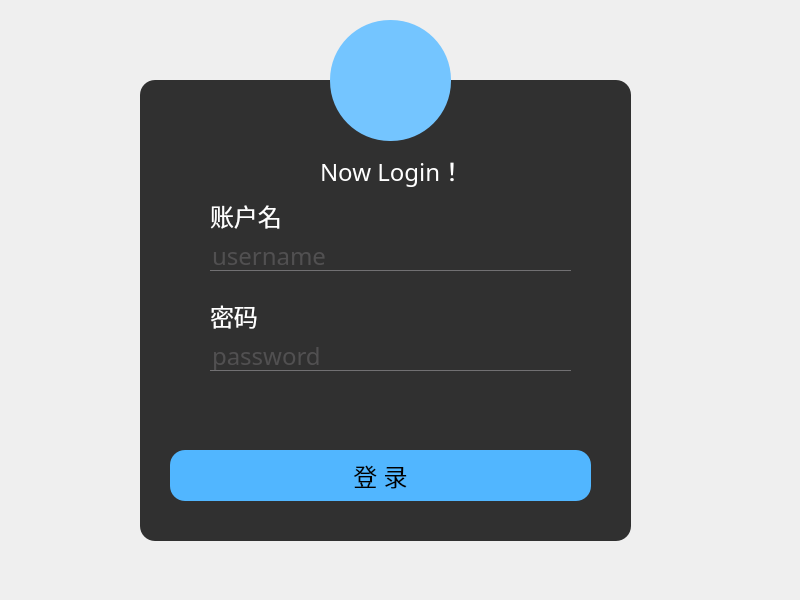
<?xml version="1.0" encoding="UTF-8"?>
<ui version="4.0">
 <class>MainWindow</class>
 <widget class="QMainWindow" name="MainWindow">
  <property name="geometry">
   <rect>
    <x>0</x>
    <y>0</y>
    <width>800</width>
    <height>600</height>
   </rect>
  </property>
  <property name="font">
   <font>
    <family>Century Gothic</family>
    <pointsize>-1</pointsize>
   </font>
  </property>
  <property name="windowTitle">
   <string>nku附属酒店</string>
  </property>
  <property name="windowIcon">
   <iconset>
    <normaloff>../../../../../../pictures/酒店.png</normaloff>../../../../../../pictures/酒店.png</iconset>
  </property>
  <property name="styleSheet">
   <string notr="true">
*{
font-size:24px;
font-family:Century Gothic;
}
QFrame{
background:rgba(0,0,0,0.8);
border-radius:15px;
}
#centralwidget{
border-image:url(D:/pictures/login4.jpg) strectch；
}

#toolButton{
background:red;
border-radius:60px;
}
QLabel{
color:white;
background:transparent;
}
QPushButton{
background:red;;
border-radius:15px;
}
QPushButton:hover{
background:#333;
border-radius:15px;
background:#49ebff;
}
QLineEdit{
background:transparent;
border:none;
color:#717072;
border-bottom:1px solid #717072;
}</string>
  </property>
  <widget class="QWidget" name="centralwidget">
   <property name="font">
    <font>
     <family>Century Gothic</family>
     <pointsize>-1</pointsize>
    </font>
   </property>
   <property name="focusPolicy">
    <enum>Qt::FocusPolicy::WheelFocus</enum>
   </property>
   <property name="contextMenuPolicy">
    <enum>Qt::ContextMenuPolicy::DefaultContextMenu</enum>
   </property>
   <widget class="QFrame" name="frame">
    <property name="geometry">
     <rect>
      <x>140</x>
      <y>80</y>
      <width>491</width>
      <height>461</height>
     </rect>
    </property>
    <property name="font">
     <font>
      <family>Century Gothic</family>
      <pointsize>-1</pointsize>
     </font>
    </property>
    <property name="frameShape">
     <enum>QFrame::Shape::StyledPanel</enum>
    </property>
    <property name="frameShadow">
     <enum>QFrame::Shadow::Raised</enum>
    </property>
    <widget class="QLabel" name="label">
     <property name="geometry">
      <rect>
       <x>180</x>
       <y>70</y>
       <width>151</width>
       <height>41</height>
      </rect>
     </property>
     <property name="font">
      <font>
       <family>Century Gothic</family>
       <pointsize>-1</pointsize>
      </font>
     </property>
     <property name="text">
      <string>Now Login！</string>
     </property>
    </widget>
    <widget class="QLineEdit" name="lineEdit_user">
     <property name="geometry">
      <rect>
       <x>70</x>
       <y>160</y>
       <width>361</width>
       <height>31</height>
      </rect>
     </property>
     <property name="text">
      <string/>
     </property>
     <property name="placeholderText">
      <string>username</string>
     </property>
    </widget>
    <widget class="QLineEdit" name="lineEdit_password">
     <property name="geometry">
      <rect>
       <x>70</x>
       <y>260</y>
       <width>361</width>
       <height>31</height>
      </rect>
     </property>
     <property name="font">
      <font>
       <family>Century Gothic</family>
       <pointsize>-1</pointsize>
      </font>
     </property>
     <property name="contextMenuPolicy">
      <enum>Qt::ContextMenuPolicy::DefaultContextMenu</enum>
     </property>
     <property name="locale">
      <locale language="Chinese" country="China"/>
     </property>
     <property name="text">
      <string/>
     </property>
     <property name="echoMode">
      <enum>QLineEdit::EchoMode::Password</enum>
     </property>
     <property name="placeholderText">
      <string>password</string>
     </property>
    </widget>
    <widget class="QPushButton" name="pushButton">
     <property name="geometry">
      <rect>
       <x>30</x>
       <y>370</y>
       <width>421</width>
       <height>51</height>
      </rect>
     </property>
     <property name="palette">
      <palette>
       <active>
        <colorrole role="Button">
         <brush brushstyle="SolidPattern">
          <color alpha="255">
           <red>81</red>
           <green>182</green>
           <blue>255</blue>
          </color>
         </brush>
        </colorrole>
        <colorrole role="Base">
         <brush brushstyle="SolidPattern">
          <color alpha="255">
           <red>81</red>
           <green>182</green>
           <blue>255</blue>
          </color>
         </brush>
        </colorrole>
        <colorrole role="Window">
         <brush brushstyle="SolidPattern">
          <color alpha="255">
           <red>81</red>
           <green>182</green>
           <blue>255</blue>
          </color>
         </brush>
        </colorrole>
       </active>
       <inactive>
        <colorrole role="Button">
         <brush brushstyle="SolidPattern">
          <color alpha="255">
           <red>81</red>
           <green>182</green>
           <blue>255</blue>
          </color>
         </brush>
        </colorrole>
        <colorrole role="Base">
         <brush brushstyle="SolidPattern">
          <color alpha="255">
           <red>81</red>
           <green>182</green>
           <blue>255</blue>
          </color>
         </brush>
        </colorrole>
        <colorrole role="Window">
         <brush brushstyle="SolidPattern">
          <color alpha="255">
           <red>81</red>
           <green>182</green>
           <blue>255</blue>
          </color>
         </brush>
        </colorrole>
       </inactive>
       <disabled>
        <colorrole role="Button">
         <brush brushstyle="SolidPattern">
          <color alpha="255">
           <red>81</red>
           <green>182</green>
           <blue>255</blue>
          </color>
         </brush>
        </colorrole>
        <colorrole role="Base">
         <brush brushstyle="SolidPattern">
          <color alpha="255">
           <red>81</red>
           <green>182</green>
           <blue>255</blue>
          </color>
         </brush>
        </colorrole>
        <colorrole role="Window">
         <brush brushstyle="SolidPattern">
          <color alpha="255">
           <red>81</red>
           <green>182</green>
           <blue>255</blue>
          </color>
         </brush>
        </colorrole>
       </disabled>
      </palette>
     </property>
     <property name="styleSheet">
      <string notr="true">background-color: rgb(81, 182, 255);
QPalette pal = startBtn.palette(); 
pal.setColor(QPalette::ButtonText, Qt::red);
startBtn.setPalette(pal); 
startBtn.setStyleSheet(&quot;background-color:green&quot;); </string>
     </property>
     <property name="text">
      <string>登 录</string>
     </property>
    </widget>
    <widget class="QLabel" name="label_2">
     <property name="geometry">
      <rect>
       <x>70</x>
       <y>120</y>
       <width>121</width>
       <height>31</height>
      </rect>
     </property>
     <property name="font">
      <font>
       <family>Century Gothic</family>
       <pointsize>-1</pointsize>
      </font>
     </property>
     <property name="text">
      <string>账户名</string>
     </property>
    </widget>
    <widget class="QLabel" name="label_3">
     <property name="geometry">
      <rect>
       <x>70</x>
       <y>220</y>
       <width>121</width>
       <height>31</height>
      </rect>
     </property>
     <property name="text">
      <string>密码</string>
     </property>
    </widget>
   </widget>
   <widget class="QToolButton" name="toolButton">
    <property name="geometry">
     <rect>
      <x>330</x>
      <y>20</y>
      <width>121</width>
      <height>121</height>
     </rect>
    </property>
    <property name="palette">
     <palette>
      <active>
       <colorrole role="Button">
        <brush brushstyle="SolidPattern">
         <color alpha="255">
          <red>116</red>
          <green>197</green>
          <blue>255</blue>
         </color>
        </brush>
       </colorrole>
       <colorrole role="Base">
        <brush brushstyle="SolidPattern">
         <color alpha="255">
          <red>116</red>
          <green>197</green>
          <blue>255</blue>
         </color>
        </brush>
       </colorrole>
       <colorrole role="Window">
        <brush brushstyle="SolidPattern">
         <color alpha="255">
          <red>116</red>
          <green>197</green>
          <blue>255</blue>
         </color>
        </brush>
       </colorrole>
      </active>
      <inactive>
       <colorrole role="Button">
        <brush brushstyle="SolidPattern">
         <color alpha="255">
          <red>116</red>
          <green>197</green>
          <blue>255</blue>
         </color>
        </brush>
       </colorrole>
       <colorrole role="Base">
        <brush brushstyle="SolidPattern">
         <color alpha="255">
          <red>116</red>
          <green>197</green>
          <blue>255</blue>
         </color>
        </brush>
       </colorrole>
       <colorrole role="Window">
        <brush brushstyle="SolidPattern">
         <color alpha="255">
          <red>116</red>
          <green>197</green>
          <blue>255</blue>
         </color>
        </brush>
       </colorrole>
      </inactive>
      <disabled>
       <colorrole role="Button">
        <brush brushstyle="SolidPattern">
         <color alpha="255">
          <red>116</red>
          <green>197</green>
          <blue>255</blue>
         </color>
        </brush>
       </colorrole>
       <colorrole role="Base">
        <brush brushstyle="SolidPattern">
         <color alpha="255">
          <red>116</red>
          <green>197</green>
          <blue>255</blue>
         </color>
        </brush>
       </colorrole>
       <colorrole role="Window">
        <brush brushstyle="SolidPattern">
         <color alpha="255">
          <red>116</red>
          <green>197</green>
          <blue>255</blue>
         </color>
        </brush>
       </colorrole>
      </disabled>
     </palette>
    </property>
    <property name="styleSheet">
     <string notr="true">background-color: rgb(116, 197, 255);</string>
    </property>
    <property name="locale">
     <locale language="Chinese" country="China"/>
    </property>
    <property name="text">
     <string/>
    </property>
    <property name="icon">
     <iconset>
      <normaloff>../../../../../../pictures/院徽.png</normaloff>../../../../../../pictures/院徽.png</iconset>
    </property>
    <property name="iconSize">
     <size>
      <width>150</width>
      <height>150</height>
     </size>
    </property>
   </widget>
  </widget>
 </widget>
 <resources/>
 <connections/>
</ui>
